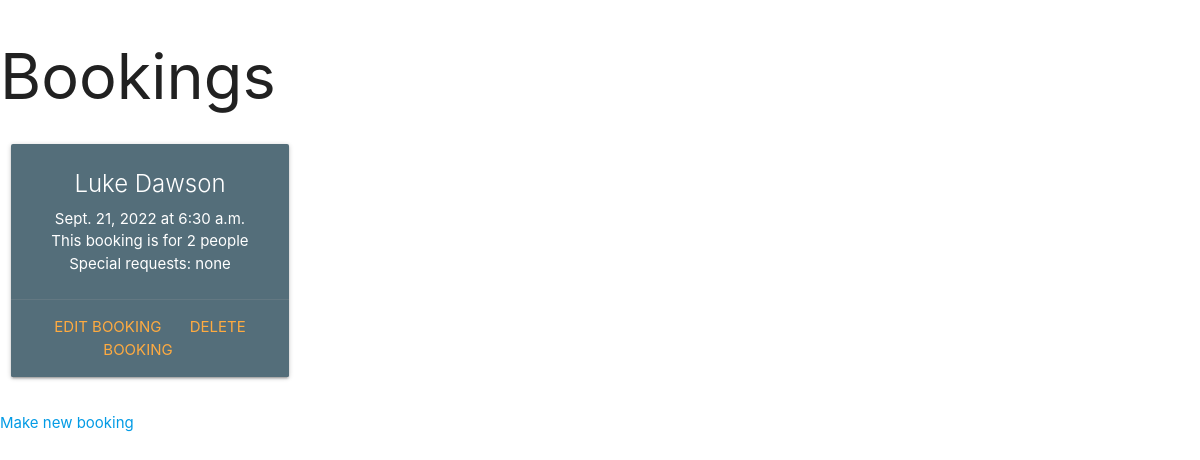
The page / on the database its author committed.
### booking/models.py (models this page shows, shortened)
class Booking(models.Model):
    first_name = models.CharField(max_length=25, null=False, blank=False)
    last_name = models.CharField(max_length=25, null=False, blank=False)
    email_address = models.EmailField(default="email@email.com")
    phone_number = models.IntegerField()
    date_of_booking = models.DateField()
    time_of_booking = models.TimeField()
    number_of_people = models.IntegerField()
    special_requests = models.CharField(max_length=200)

### booking/views.py (the view)
# urls.py: path('', views.get_bookings, name='get_bookings'),
def get_bookings(request):
    bookings = Booking.objects.all()
    context = {
        'bookings': bookings
    }
    return render(request, 'booking/bookings.html', context)

### booking/templates/booking/bookings.html (shortened to what this page needs)
<!DOCTYPE html>
<html lang="en">
<head>
    <link rel="stylesheet" href="https://cdnjs.cloudflare.com/ajax/libs/materialize/1.0.0/css/materialize.min.css">
</head>
<body>
    <h1>Bookings</h1>
    {% for booking in bookings %}
    <div class="row">
        <div class="col s12 m6 l3 center-align">
          <div class="card blue-grey darken-1">
            <div class="card-content white-text">
              <span class="card-title">{{ booking.first_name }} {{booking.last_name}}</span>
              <p>{{ booking.date_of_booking }} at {{ booking.time_of_booking }}</p>
              <p>This booking is for {{ booking.number_of_people }} people</p>
              <p>Special requests: {{ booking.special_requests }}</p>
            </div>
            <div class="card-action">
              <a href="/edit/{{ booking.id }}">Edit Booking</a>
              <a href="/delete/{{ booking.id }}">Delete Booking</a>
            </div>
          </div>
        </div>
      </div>
      {% endfor %}
      <a href="/make">Make new booking</a>
</body>
</html>

### rows shown on the page
Booking: first_name "Luke", last_name "Dawson", date_of_booking "Sept. 21, 2022", time_of_booking "6:30 a.m.", number_of_people "2", special_requests "none"
